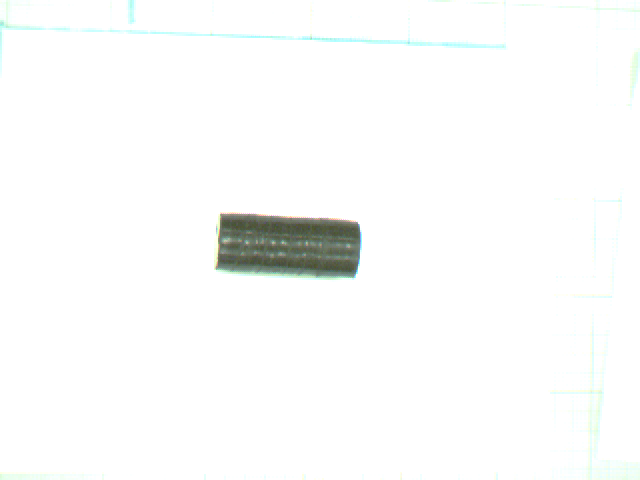
%> input picture src/lab5/images/detection/left01.ppm, 640 x 480 px
$ octave object_detection.m   (GNU Octave 9; MATLAB toolbox functions it lacks are replaced by stand-ins)
%> lines starting %> are read from the running program, lines starting %| are printed output that depends on the picture; in (x1, y1, x2, y2) boxes, pixels count from 0 and x2, y2 are one past the last pixel; in counts of white or black regions, pixels touching at a corner belong together; the program's own positions count from 1
### src/lab5/src/findXYZ.m
function M = findXYZ(uv_left, uv_right, P_left, P_right)
    A = [P_right(1,1:3) - uv_right(1) * P_right(3,1:3);
         P_right(2,1:3) - uv_right(2) * P_right(3,1:3);
         P_left(1,1:3) - uv_left(1) * P_left(3,1:3);
         P_left(2,1:3) - uv_left(2) * P_left(3,1:3)];

    b = [uv_right(1) * P_right(3,4) - P_right(1,4);
         uv_right(2) * P_right(3,4) - P_right(2,4);
         uv_left(1) * P_left(3,4) - P_left(1,4);
         uv_left(2) * P_left(3,4) - P_right(2,4)];

     M = pinv(A) * b
end

### src/lab5/src/object_detection.m
% Load original images
left_image = imread('images/detection/left01.ppm');
%> left_image is the input picture: size 480x640x3 uint8; mean R, G, B 250.2, 251.2, 250.5
right_image = imread('images/detection/right01.ppm');
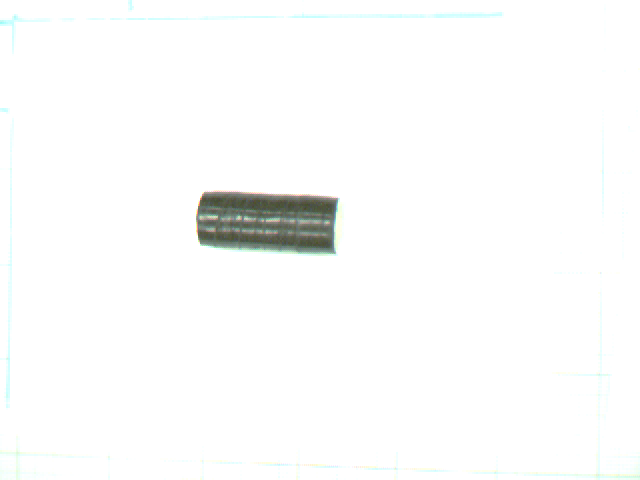
%> input picture src/lab5/images/detection/right01.ppm, 640 x 480 px
%> right_image is the input picture: size 480x640x3 uint8; mean R, G, B 250.7, 251.5, 251

% Convert to grayscale images
left_grayscale = rgb2gray(left_image);
right_grayscale = rgb2gray(right_image);

% Binarize images
left_bin = imbinarize(left_grayscale);
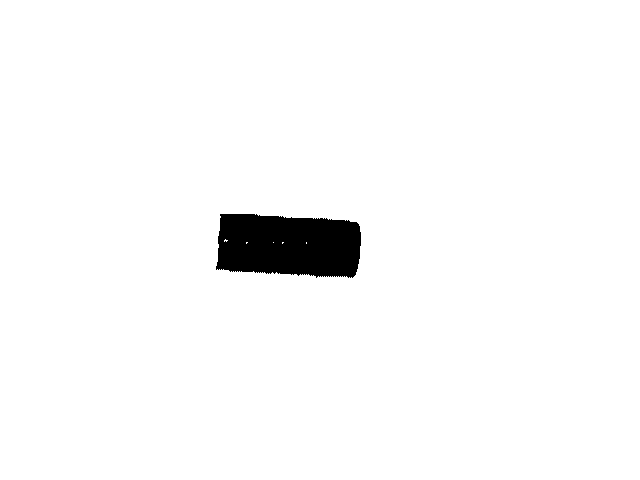
%> left_bin: size 480x640 logical; 97.4% white; 1 black region, box (x1, y1, x2, y2) and area: (216, 214, 361, 278) 7988
right_bin = imbinarize(right_grayscale);
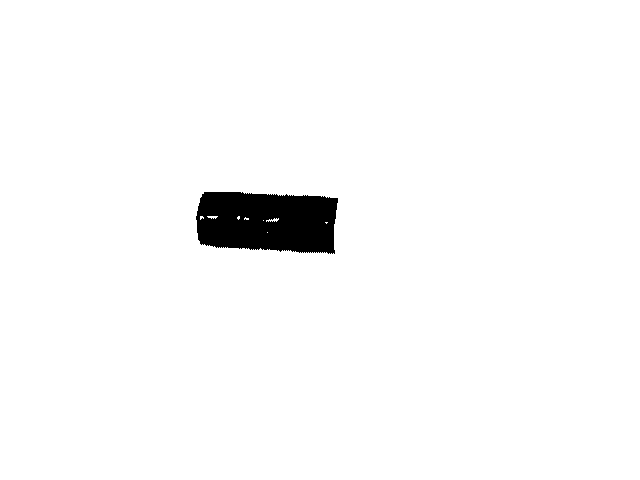
%> right_bin: size 480x640 logical; 97.6% white; 1 black region, box (x1, y1, x2, y2) and area: (196, 192, 338, 254) 7498

% Inverse binary images
left_ibin = ~left_bin;
right_ibin = ~right_bin;

% Fill image artifacts
left_ibin_filled = imfill(left_ibin, 'holes');
%> left_ibin_filled: size 480x640 logical; 2.6% white; 1 white region, box (x1, y1, x2, y2) and area: (216, 214, 361, 278) 8004
right_ibin_filled = imfill(right_ibin, 'holes');
%> right_ibin_filled: size 480x640 logical; 2.5% white; 1 white region, box (x1, y1, x2, y2) and area: (196, 192, 338, 254) 7586

% Find centroids of objects
left_label = bwlabel(left_ibin_filled);
right_label = bwlabel(right_ibin_filled);

left_stat = regionprops(left_label, 'centroid', 'orientation', 'area');
%> left_stat = 1 region; Area, Centroid and Orientation: 8004 [289.3 246.1] -3.18
right_stat = regionprops(right_label, 'centroid', 'orientation', 'area');
%> right_stat = 1 region; Area, Centroid and Orientation: 7586 [267.8 222.5] -2.94

totalObj = min([numel(left_stat), numel(right_stat)]);
%> totalObj = 1

% Create figure
figure(1)
subplot(3,2,1)
imshow(left_image)
title('Left Original Image')

subplot(3,2,2)
imshow(right_image)
title('Right Original Image')

subplot(3,2,3)
imshow(left_bin)
title('Left Binarized Image')

subplot(3,2,4)
imshow(right_bin)
title('Right Binarized Image')

subplot(3,2,5)
hold on
imshow(left_ibin_filled)
title('Left Inverse Binarized Image')

for x = 1:totalObj
    plot(left_stat(x).Centroid(1),left_stat(x).Centroid(2),'ro');
end
%> this loop made 1 pass
hold off

subplot(3,2,6)
hold on
imshow(right_ibin_filled)
title('Right Inverse Binarized Image')

for x = 1:totalObj
    plot(right_stat(x).Centroid(1),right_stat(x).Centroid(2),'ro');
end
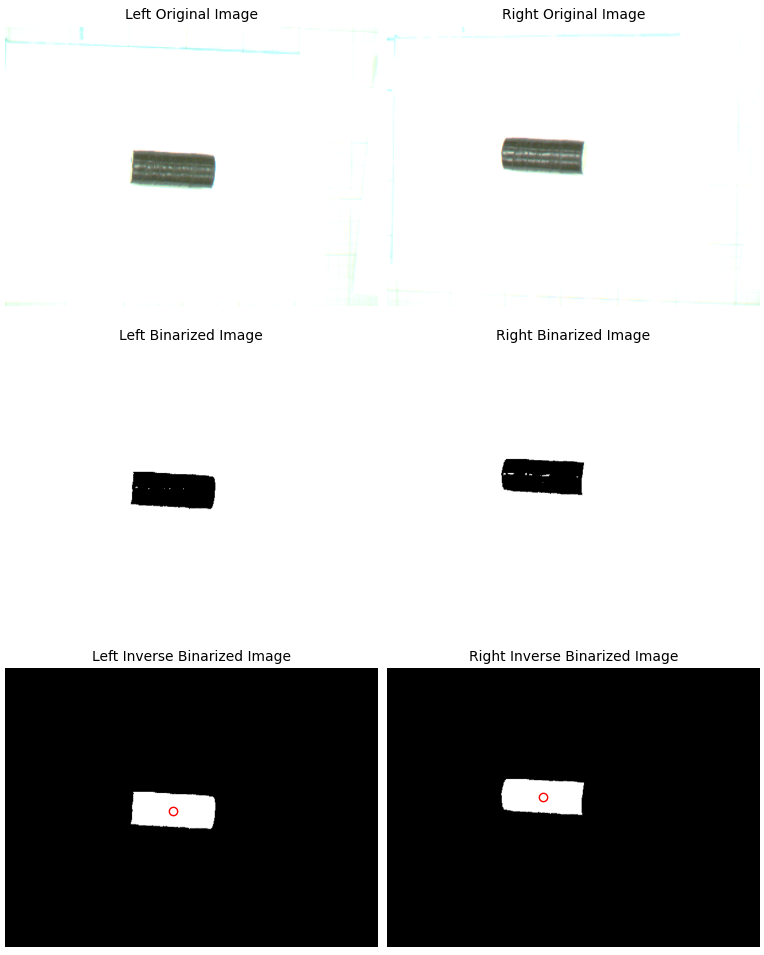
%> figure redrawn from the program's plot data, 6 panels
hold off


% 3D Reconstruction

left_calib = load('images/Calib_Results_left.mat');
right_calib = load('images/Calib_Results_right.mat');

K_left = left_calib.KK;
K_right = right_calib.KK;

R_left = left_calib.Rc_1;
R_right = right_calib.Rc_1;

T_left = left_calib.Tc_1;
T_right = right_calib.Tc_1;

P_left = K_left * [R_left, T_left];
P_right = K_right * [R_right, T_right];

M = zeros(3, totalObj);

for x = 1:totalObj
    uv_left = left_stat(x).Centroid;
    uv_right = right_stat(x).Centroid;
    M(:,x) = findXYZ(uv_left, uv_right, P_left, P_right);
end
%> this loop made 1 pass
%> (uv_left, uv_right, b in findXYZ, M in findXYZ) on pass 1: ([289.3 246.1], [267.8 222.5], [90484.1; 47111.6; 114900.9; 70802.1], [44.9; 74.1; -67.36])
%> after the loop, M = [44.9; 74.1; -67.36]

%M  %#ok<NOPTS>
